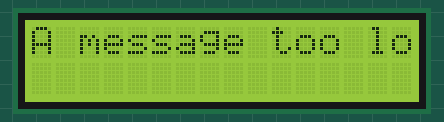
A sketch run on a simulated Arduino Uno, built with avr-gcc and run on an emulated ATmega328P. On the bench: 16×2 character LCD.

Above: at 0.1 s.
At 1.21 s:
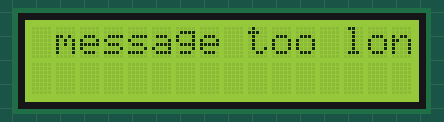
At 2.11 s:
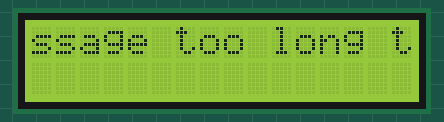
At 3.01 s:
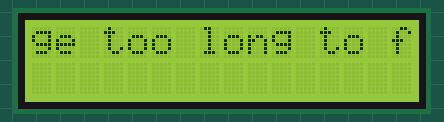
At 3.61 s:
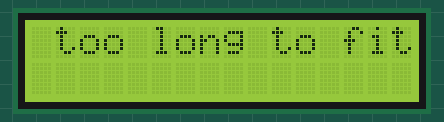
At 4.1 s:
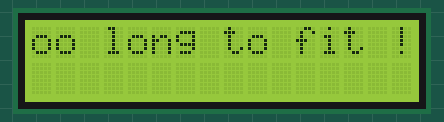

The sketch:

Scrolling_text.ino
```cpp
// include the library code
#include <LiquidCrystal.h>

// initialize the library with the numbers of the interface pins

LiquidCrystal lcd(12, 11, 5, 4, 3, 2);
const int numRows = 2;
const int numCols = 16;

void setup() {
  // set up the LCD's number of columns and rows
  lcd.begin(numCols, numRows);

}

void loop() {
 marquee("A message too long to fit !");
 delay(1000);
 lcd.clear();
}

// this function uses scrolling to display a message up to 32 bytes long
void marquee(char *text)
{
  int length = strlen(text);     // the number of characters in the text
  if(length < numCols)
  lcd.print(text);
  else
  {
    int pos;
    for(pos=0; pos<numCols; pos++)
    lcd.print(text[pos]);
    delay(1000);        // allow time to read the first line before scrolling
    while(pos < length)
    {
      lcd.scrollDisplayLeft();
      lcd.print(text[pos]);
      pos = pos + 1;
      delay(300);
    }
  }
}
```

Measured:
- by itself, everything shown: repeats every 5.3 s, in 13 steps
- what the display in image 5 shows lasts 1.3 s, from 4.1 s to 5.4 s
